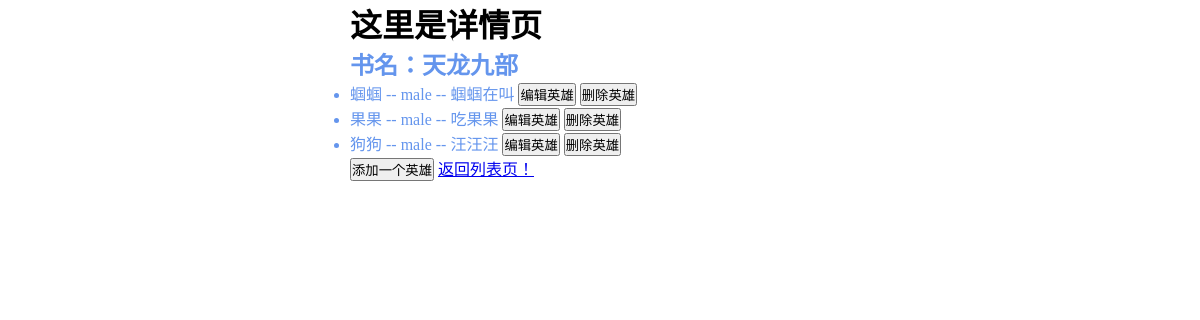
Page /detail/1/ on the earlier database version.
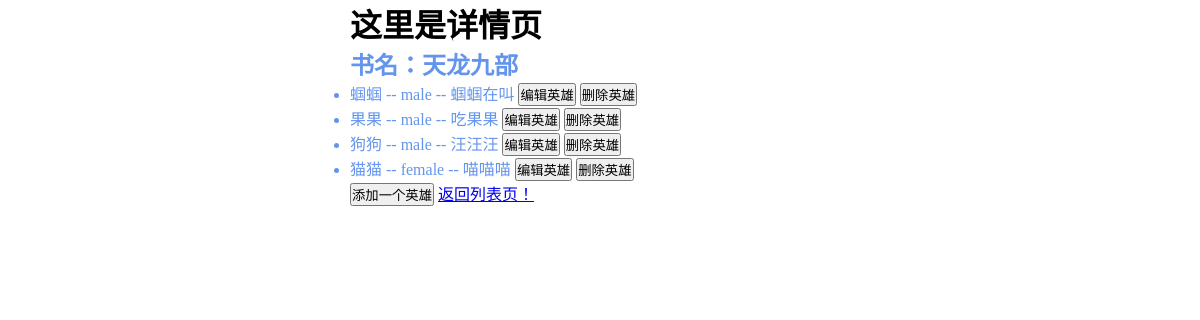
Same page on the later database version.
### booktest/models.py (models this page shows, shortened)
class Hero(models.Model):
    name=models.CharField(max_length=20)
    gender=models.CharField(max_length=6,choices=(('male','男'),('female','女')),default='male')
    content=models.CharField(max_length=100)
    book=models.ForeignKey(Book, on_delete=models.CASCADE,related_name= 'heros')

### booktest/views.py (the view)
# urls.py: url(r'^detail/(\d+)/$', views.detail,name='detail'),
def detail(request,bookid):
    book=Book.objects.get(id=bookid)
    return render(request,'detail.html',{'book':book})

### templates/detail.html (shortened to what this page needs)
<!DOCTYPE html>
<html lang="en">
<head>
    <link rel="stylesheet" href="/static/css/main.css">
</head>
<body>
<h1>这里是详情页</h1>
<div class="con">
    <h2>书名：{{book.title}}</h2>
    <ul>
        {% for hero  in book.heros.all %}
            <li> {{hero.name}} -- {{hero.gender}} -- {{hero.content}}
                <a href="{% url 'booktest:edithero' hero.id %}"><button>编辑英雄</button></a>
                <a href="{% url 'booktest:deletehero' hero.id %}"><button>删除英雄</button></a>
            </li>
        {% endfor %}
    </ul>
    <a href="{% url 'booktest:addhero' book.id%}"><button>添加一个英雄</button></a>
    <a href="{% url 'booktest:index'%}">返回列表页！</a>
</div>
</body>
</html>

Differences in the rows shown:
added Hero: name "猫猫", gender "female", content "喵喵喵"
